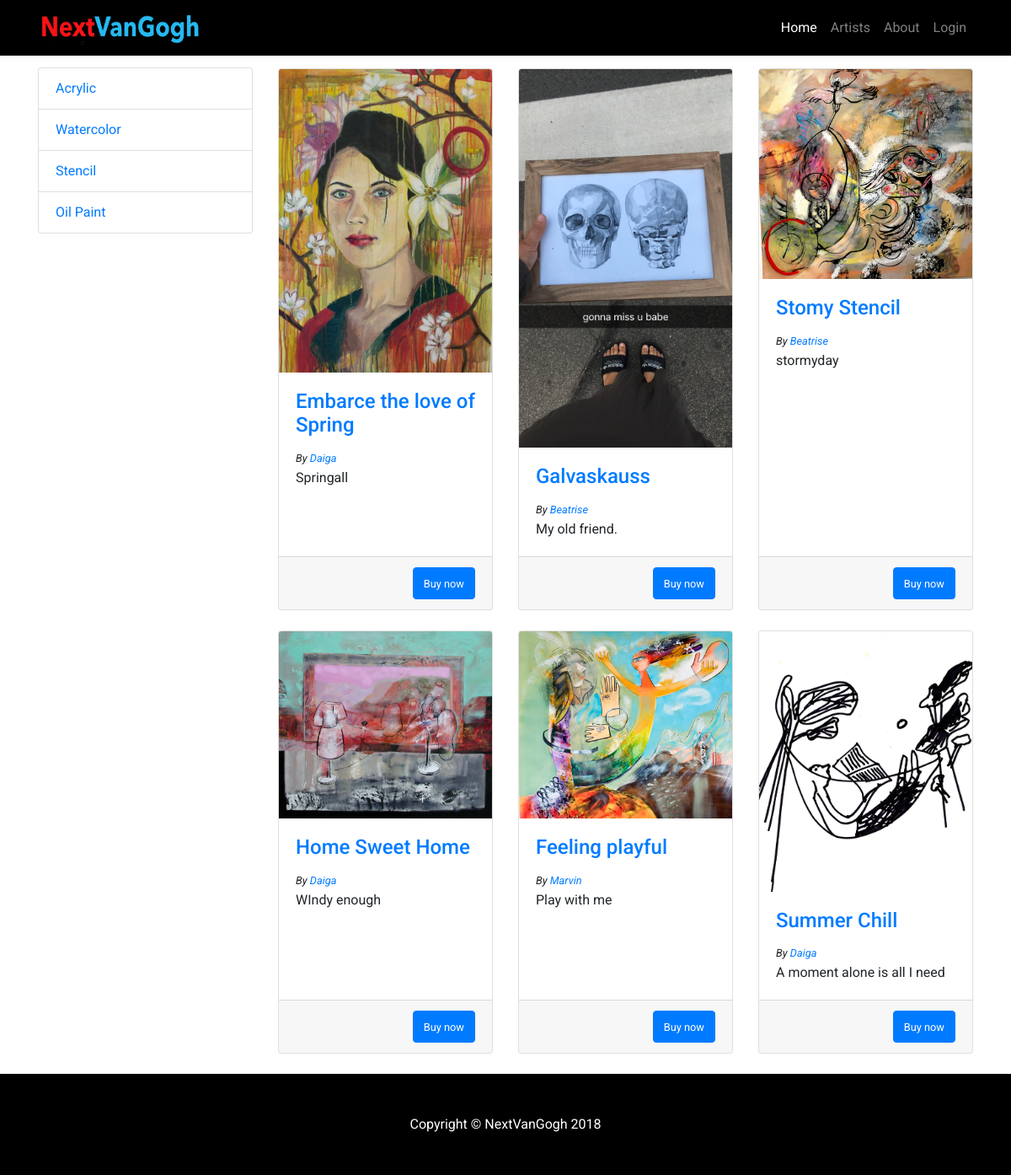
The page / on the database its author committed.
### tables this page shows
CREATE TABLE "ArtTypes" (
	`Id`	INTEGER NOT NULL PRIMARY KEY AUTOINCREMENT UNIQUE,
	`Type`	TEXT NOT NULL UNIQUE
);

CREATE TABLE "ArtWorks" (
	`Id`	INTEGER NOT NULL PRIMARY KEY AUTOINCREMENT UNIQUE,
	`ArtistId`	INTEGER NOT NULL,
	`ArtTypeId`	INTEGER NOT NULL,
	`Name`	TEXT NOT NULL,
	`Description`	TEXT,
	`Item`	BLOB,
	FOREIGN KEY(`ArtistId`) REFERENCES `Artists`,
	FOREIGN KEY(`ArtTypeId`) REFERENCES ArtTypes
);

CREATE TABLE Artists (Id INTEGER NOT NULL PRIMARY KEY AUTOINCREMENT UNIQUE, UserName TEXT NOT NULL UNIQUE, FirstName TEXT, LastName TEXT, Password TEXT NOT NULL UNIQUE, Description TEXT, Photo TEXT);

### server.py (the view)
@app.route('/')
@app.route('/<typ>')
def index(typ=None):
	con = lite.connect('db/nVanGogh.db')
   	con.row_factory = lite.Row
      	cur = con.cursor()
	cur.execute("SELECT * FROM ArtTypes")
   	types = cur.fetchall();
	if typ :
		cur.execute("Select ArtWorks.Id, Artists.UserName, Artists.FirstName, Artists.LastName, ArtWorks.Description, ArtWorks.Item, ArtWorks.Name from ArtWorks INNER JOIN Artists ON ArtWorks.ArtistId == Artists.Id where ArtWorks.ArtTypeId == ?", typ)
	else:
		cur.execute("Select Artists.UserName, Artists.FirstName, Artists.LastName, ArtWorks.Description, ArtWorks.Item, ArtWorks.Name from ArtWorks INNER JOIN Artists ON ArtWorks.ArtistId == Artists.Id")
	artWorks = cur.fetchall();
	print(types)
	return render_template('index.html', types = types, artWorks = artWorks)

### templates/index.html (shortened to what this page needs)
<!DOCTYPE html>
<html lang="en">
  <head>
    <link href="../static/bootstrap.min.css" rel="stylesheet">
    <link href="../static/style.css" rel="stylesheet">
  </head>
  <body>
    <nav class="navbar navbar-expand-lg navbar-dark bg-dark fixed-top" style="background-color:#000!important;">
      <div class="container">
        <a class="navbar-brand" href="/"><img src="../static/logo.png" width=200 height=40></a>
        <div class="collapse navbar-collapse" id="navbarResponsive">
          <ul class="navbar-nav ml-auto">
            <li class="nav-item active">
              <a class="nav-link" href="/">Home
              </a>
            </li>
            <li class="nav-item">
              <a class="nav-link" href="/allArtists">Artists</a>
            </li>
            <li class="nav-item">
              <a class="nav-link" href="/about">About</a>
            </li>
            <li id="log" class="nav-item">
            </li>
          </ul>
        </div>
      </div>
    </nav>
    <div class="container">
      <div class="row">
        <div class="col-lg-3">
		<div class="list-group">
            		{% for type in types %}
            		<a href="{{type['Id']}}" class="list-group-item">{{type["Type"]}}</a>
	         	{% endfor %}
	        </div>
        </div>
        <div class="col-lg-9">
          <div class="row" style="margin-top:3%;">
            	{% for artWork in artWorks %}
 		     <div class="col-lg-4 col-md-6 mb-4">
              		<div class="card h-100">
                		<a href="#" onclick="openArt('{{artWork["Item"]+ "," + artWork["Name"]+ "," + artWork["Description"]}}')"><img class="card-img-top" src="{{artWork['Item']}}" alt=""></a>
                		<div class="card-body">
                  			<h4 class="card-title"><a  href="#">{{artWork["Name"]}}</a>  </h4>
                                <small style="font-style:italic;">By <a href="/artist/{{artWork['UserName']}}">{{artWork["FirstName"]}}</a></small>
                  			<p class="card-text">{{artWork["Description"]}}</p>
                		</div>
                		<div class="card-footer">
                            <button class="btn btn-primary" style="float:right;"><small>Buy now</small></button>
                		</div>
              		</div>
            	</div>
	         {% endfor %}
	       </div>
        </div>
      </div>
    </div>
    <footer class="py-5 bg-dark" style="background-color:#000!important;">
      <div class="container">
        <p class="m-0 text-center text-white">Copyright &copy; NextVanGogh 2018</p>
      </div>
    </footer>
  </body>
</html>

### static/style.css (style rules this page uses)
body { padding-top: 54px; font-family: 'Roboto', sans-serif!important; }
.navbar-dark { background-color: #000; }
@media (min-width: 992px) { body { padding-top: 56px; } }

### rows shown on the page
ArtTypes: Type "Acrylic"
ArtTypes: Type "Watercolor"
ArtTypes: Type "Stencil"
ArtTypes: Type "Oil Paint"
ArtWorks: Item (picture), Name "Embarce the love of Spring", FirstName "Daiga", Description "Springall"
ArtWorks: Item (picture), Name "Galvaskauss", FirstName "Beatrise", Description "My old friend."
ArtWorks: Item (picture), Name "Stomy Stencil", FirstName "Beatrise", Description "stormyday"
ArtWorks: Item (picture), Name "Home Sweet Home", FirstName "Daiga", Description "WIndy enough"
ArtWorks: Item (picture), Name "Feeling playful", FirstName "Marvin", Description "Play with me"
ArtWorks: Item (picture), Name "Summer Chill", FirstName "Daiga", Description "A moment alone is all I need"
